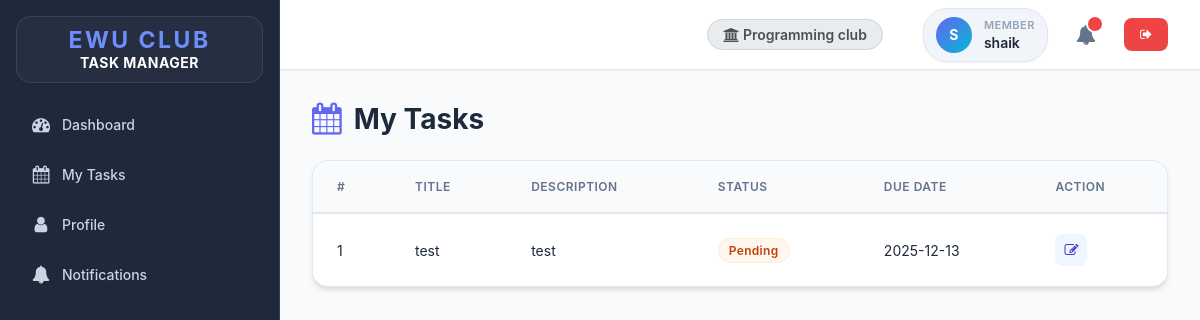
Screenshot of /my_task.php (signed in) with the database file from the repository.
### tables this page shows
CREATE TABLE `clubs` (
  `id` int(11) NOT NULL,
  `name` varchar(100) NOT NULL,
  `created_at` timestamp NOT NULL DEFAULT current_timestamp()
);

CREATE TABLE `tasks` (
  `id` int(11) NOT NULL,
  `title` varchar(100) NOT NULL,
  `description` text DEFAULT NULL,
  `due_date` date DEFAULT NULL,
  `status` enum('pending','in_progress','completed') DEFAULT 'pending',
  `created_at` timestamp NOT NULL DEFAULT current_timestamp(),
  `club_id` int(11) DEFAULT NULL
);

### app/Model/Club.php (called while the page is built, shortened)
<?php
function get_club_by_id($conn, $id){
	$sql = "SELECT * FROM clubs WHERE id=?";
	$stmt = $conn->prepare($sql);
	$stmt->execute([$id]);
	if ($stmt->rowCount() > 0) {
		$club = $stmt->fetch();
		return $club;
	}else {
		return 0;
	}
}
function get_user_club_id($conn, $user_id){
    $sql = "SELECT club_id FROM club_members WHERE user_id = ?";
    $stmt = $conn->prepare($sql);
    $stmt->execute([$user_id]);
    if($stmt->rowCount() > 0){
        $res = $stmt->fetch();
        return $res['club_id'];
    }else return 0;
}
?>

### app/Model/Task.php (called while the page is built, shortened)
<?php
function get_all_tasks_by_id($conn, $id){
	$sql = "SELECT t.* FROM tasks t JOIN task_assignments ta ON t.id = ta.task_id WHERE ta.user_id = ? ORDER BY t.id DESC";
	$stmt = $conn->prepare($sql);
	$stmt->execute([$id]);
	if($stmt->rowCount() > 0){
		$tasks = $stmt->fetchAll();
	}else $tasks = 0;
	return $tasks;
}

### my_task.php (the view, shortened to what this page needs)
<?php
if (isset($_SESSION['role']) && isset($_SESSION['id'])) {
    include "DB_connection.php";
    include "app/Model/Task.php";
    include "app/Model/User.php";
    include "app/Model/Club.php";
    $user_club_id = get_user_club_id($conn, $_SESSION['id']);
    $tasks = get_all_tasks_by_id($conn, $_SESSION['id']);
 ?>
<!DOCTYPE html>
<html>
<head>
	<link rel="stylesheet" href="https://stackpath.bootstrapcdn.com/font-awesome/4.7.0/css/font-awesome.min.css">
	<link rel="stylesheet" href="css/style.css">
</head>
<body>
	<div class="body">
		<?php include "inc/nav.php" ?>
		<div class="main-container">
			<?php include "inc/header.php" ?>
			<div class="content">
				<div class="section-title">
					<span class="title-text">
						<i class="fa fa-calendar"></i>
						My Tasks
					</span>
				</div>
				<?php if (empty($user_club_id) && $_SESSION['role'] == 'club_member') { ?>
                    <div class="no-club-widget">
                        <i class="fa fa-frown-o"></i>
                        <h2>You are not a member of any club</h2>
                     </div>
                <?php } else {
                    if ($tasks != 0) { ?>
					<div class="table-container">
						<table class="main-table">
							<thead>
								<tr>
									<th>#</th>
									<th>Title</th>
									<th>Description</th>
									<th>Status</th>
									<th>Due Date</th>
									<th>Action</th>
								</tr>
							</thead>
							<tbody>
								<?php $i=0; foreach ($tasks as $task) { ?>
								<tr>
									<td><?=++$i?></td>
									<td><?=$task['title']?></td>
									<td><?=$task['description']?></td>
									<td>
										<?php
											$statusClass = '';
											if ($task['status'] == "pending") $statusClass = 'pending';
											else if ($task['status'] == "in_progress") $statusClass = 'in_progress';
											else if ($task['status'] == "completed") $statusClass = 'completed';
											else $statusClass = 'pending';
										?>
										<span class="status-badge <?=$statusClass?>"><?=$task['status']?></span>
									</td>
									<td><?=$task['due_date']?></td>
									<td>
										<div class="table-actions">
											<a href="edit-task-employee.php?id=<?=$task['id']?>" class="icon-btn edit" title="Edit">
												<i class="fa fa-edit"></i>
											</a>
										</div>
									</td>
								</tr>
								<?php } ?>
							</tbody>
						</table>
					</div>
				<?php } } ?>
			</div>
		</div>
	</div>
</body>
</html>
<?php }else{
   $em = "First login";
   header("Location: login.php?error=$em");
   exit();
}
 ?>

### inc/header.php (shortened to what this page needs)
<header class="header">
	<div class="header-right">
        <?php
        $header_club_name = "";
        if(isset($_SESSION['role']) && isset($_SESSION['id'])){
            if($_SESSION['role'] == 'club_member' || $_SESSION['role'] == 'club_admin'){
                if(isset($conn)){
                   if($_SESSION['role'] == 'club_admin'){
                       include_once "app/Model/Club.php";
                       $cid = get_club_id_by_admin($conn, $_SESSION['id']);
                       if($cid){
                           $cinfo = get_club_by_id($conn, $cid);
                           if($cinfo) $header_club_name = $cinfo['name'];
                       }
                   }else if($_SESSION['role'] == 'club_member'){
                        include_once "app/Model/Club.php";
                        $cid = get_user_club_id($conn, $_SESSION['id']);
                        if($cid){
                             $cinfo = get_club_by_id($conn, $cid);
                             if($cinfo) $header_club_name = $cinfo['name'];
                        }
                   }
                }
            }
        }
        if(!empty($header_club_name)){
        ?>
        <div class="header-club-name">
            <i class="fa fa-university"></i> <?=$header_club_name?>
        </div>
        <?php } ?>
		<div class="user-profile-pill">
			<div class="avatar"><?php echo strtoupper(substr($_SESSION['username'], 0, 1)); ?></div>
			<div class="user-info-text">
				<div class="user-type"><?php
					if($_SESSION['role'] == 'club_member'){
						echo "Member";
					}else if($_SESSION['role'] == 'club_admin'){
						echo "Club Admin";
					}else{
						echo ucfirst($_SESSION['role']);
					}
				?></div>
				<div class="username"><?=$_SESSION['username']?></div>
			</div>
		</div>
		<span class="notification" id="notificationBtn">
			<i class="fa fa-bell" aria-hidden="true"></i>
			<span id="notificationNum"></span>
		</span>
		<a href="logout.php" class="logout-btn">
			<i class="fa fa-sign-out" aria-hidden="true"></i>
		</a>
	</div>
</header>

### rows the page displays
clubs: name "Programming club"
tasks: title "test", description "test", status "Pending", due_date "2025-12-13"

### other values shown
substr($_SESSION['username'], 0, 1) "S"
$_SESSION['username'] "shaik"
